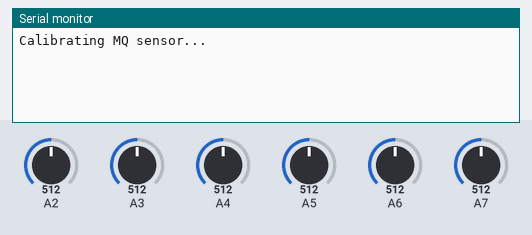
The sketch below on a simulated Arduino Uno, built with avr-gcc and run on an emulated ATmega328P. Parts: the last lines printed to the serial monitor. The test bench sets the inputs (shaded band); at power-on: A2 = 512, A3 = 512, A4 = 512, A5 = 512, A6 = 512, A7 = 512.

Above: at 0.8 s.
0.9 s: A2 set to 716
At 3.6 s:
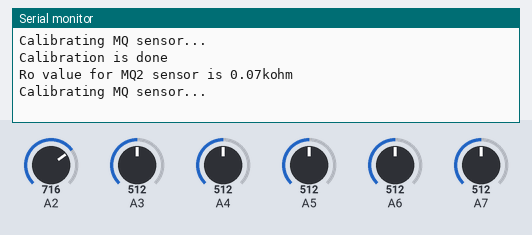
3.9 s: A3 set to 0
At 5.5 s:
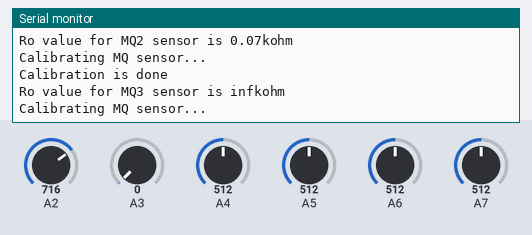
6.5 s: A4 set to 716
At 7.9 s:
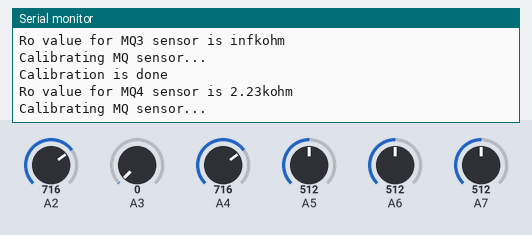
8.0 s: A5 set to 716
9.5 s: A5 set to 992
At 10.8 s:
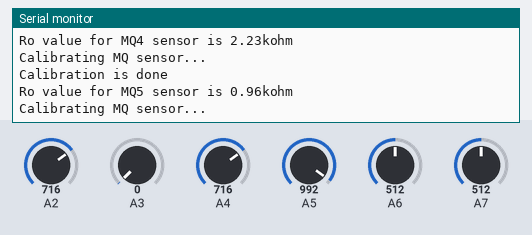
11.0 s: A6 set to 716
At 13.3 s:
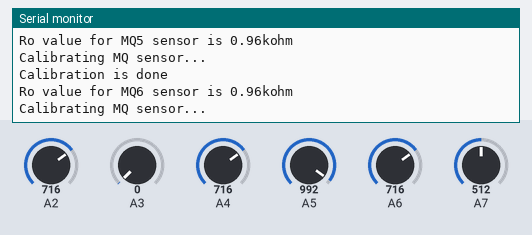
Timing chart, 0 to 13.5 s (numbered marks = the images above; inputs shaded):
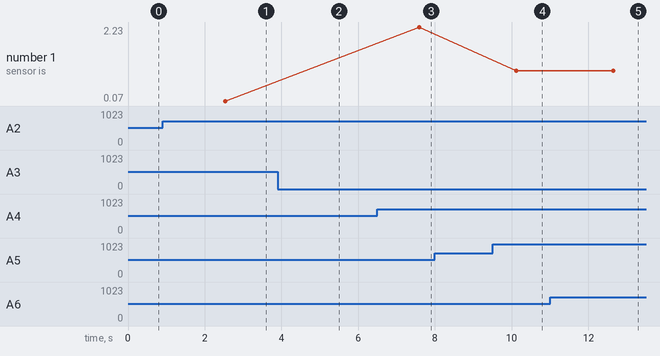

The sketch:

Gassensors_calibration.ino
```cpp
#define         MQ2                 2
#define         MQ3                 3
#define         MQ4                 4
#define         MQ5                 5
#define         MQ6                 6
#define         MQ7                 7
#define         MQ8                 8
#define         MQ9                 9
#define         MQ135               135

#define         RL_VALUE_MQ2                  1           //define the load resistance connected to the gas sensor on the board, in kilo ohms
#define         RO_CLEAN_AIR_FACTOR_MQ2       9.577       //RO_CLEAR_AIR_FACTOR=(Sensor resistance in clean air)/RO, which is extracted from the graph in datasheet

#define         RL_VALUE_MQ3                  12
#define         RO_CLEAN_AIR_FACTOR_MQ3       60.314

#define         RL_VALUE_MQ4                  13
#define         RO_CLEAN_AIR_FACTOR_MQ4       4.434

#define         RL_VALUE_MQ5                  14
#define         RO_CLEAN_AIR_FACTOR_MQ5       6.455

#define         RL_VALUE_MQ6                  15
#define         RO_CLEAN_AIR_FACTOR_MQ6       9.94

#define         RL_VALUE_MQ7                  16
#define         RO_CLEAN_AIR_FACTOR_MQ7       26.09

#define         RL_VALUE_MQ8                  17
#define         RO_CLEAN_AIR_FACTOR_MQ8       1

#define         RL_VALUE_MQ9                  18
#define         RO_CLEAN_AIR_FACTOR_MQ9       9.799

#define         RL_VALUE_MQ135                19
#define         RO_CLEAN_AIR_FACTOR_MQ135     3.59

#define         MQ2PIN                       (2)   //define which analog input channel you are going to use
#define         MQ3PIN                       (3)
#define         MQ4PIN                       (4)
#define         MQ5PIN                       (5)
#define         MQ6PIN                       (6)
#define         MQ7PIN                       (7)
#define         MQ8PIN                       (8)
#define         MQ9PIN                       (9)
#define         MQ135PIN                     (13)

#define         CALIBARAION_SAMPLE_TIMES     (50)    //define how many samples you are going to take in the calibration phase
#define         CALIBRATION_SAMPLE_INTERVAL  (50)     //define the time interal(in milisecond) between each samples in the cablibration phase

float               Ro = 0;                    //Ro is initialized to 0 kilo ohms
float               RL_VALUE, RO_CLEAN_AIR_FACTOR;

void setup() {
  Serial.begin(9600);                                   //UART setup, baudrate = 9600bps


  int Ro2 = MQCalibration(MQ2PIN,MQ2);                       //Calibrating the sensor. Please make sure the sensor is in clean air
                                                        //when you perform the calibration
  int Ro3 = MQCalibration(MQ3PIN,MQ3);

  int Ro4 = MQCalibration(MQ4PIN,MQ4);

  int Ro5 = MQCalibration(MQ5PIN,MQ5);

  int Ro6 = MQCalibration(MQ6PIN,MQ6);

  int Ro7 = MQCalibration(MQ7PIN,MQ7);

  int Ro8 = MQCalibration(MQ8PIN,MQ8);

  int Ro9 = MQCalibration(MQ9PIN,MQ9);

  int Ro135 = MQCalibration(MQ135PIN,MQ135);
}

void loop() {
  int Ro2 = MQCalibration(MQ2PIN,MQ2);                       //Calibrating the sensor. Please make sure the sensor is in clean air
                                                        //when you perform the calibration
  int Ro3 = MQCalibration(MQ3PIN,MQ3);

  int Ro4 = MQCalibration(MQ4PIN,MQ4);

  int Ro5 = MQCalibration(MQ5PIN,MQ5);

  int Ro6 = MQCalibration(MQ6PIN,MQ6);

  int Ro7 = MQCalibration(MQ7PIN,MQ7);

  int Ro8 = MQCalibration(MQ8PIN,MQ8);

  int Ro9 = MQCalibration(MQ9PIN,MQ9);

  int Ro135 = MQCalibration(MQ135PIN,MQ135);
}

  /****************** MQResistanceCalculation ****************************************
  Input:   raw_adc - raw value read from adc, which represents the voltage
  Output:  the calculated sensor resistance
  Remarks: The sensor and the load resistor forms a voltage divider. Given the voltage
         across the load resistor and its resistance, the resistance of the sensor
         could be derived.
************************************************************************************/
float MQResistanceCalculation(int raw_adc)
{
  return ( ((float)RL_VALUE * (1023 - raw_adc) / raw_adc));

}

/***************************** MQCalibration ****************************************
  Input:   mq_pin - analog channel
  Output:  Ro of the sensor
  Remarks: This function assumes that the sensor is in clean air. It uses
         MQResistanceCalculation to calculates the sensor resistance in clean air
         and then divides it with RO_CLEAN_AIR_FACTOR. RO_CLEAN_AIR_FACTOR is about
         9.577 for MQ2 sensor and differs slightly between different sensors.
************************************************************************************/
float MQCalibration(int mq_pin, int type)
{
  int i;
  float RS_AIR_val = 0, r0;

 switch (type) {
    case MQ2:
      {
        //mqgases = {0,1,2,3,4,5,6};
        RL_VALUE = RL_VALUE_MQ2;
        RO_CLEAN_AIR_FACTOR = RO_CLEAN_AIR_FACTOR_MQ2;
      }
      break;
    case MQ3:
      { RL_VALUE = RL_VALUE_MQ3;
        RO_CLEAN_AIR_FACTOR = RO_CLEAN_AIR_FACTOR_MQ3;
      }
      break;
    case MQ4:
      { RL_VALUE = RL_VALUE_MQ4;
        RO_CLEAN_AIR_FACTOR = RO_CLEAN_AIR_FACTOR_MQ4;
      }
      break;
    case MQ5:
      { RL_VALUE = RL_VALUE_MQ5;
        RO_CLEAN_AIR_FACTOR = RO_CLEAN_AIR_FACTOR_MQ5;
      }
      break;
    case MQ6:
      { RL_VALUE = RL_VALUE_MQ6;
        RO_CLEAN_AIR_FACTOR = RO_CLEAN_AIR_FACTOR_MQ6;
      }
      break;
    case MQ7:
      { RL_VALUE = RL_VALUE_MQ7;
        RO_CLEAN_AIR_FACTOR = RO_CLEAN_AIR_FACTOR_MQ7;
      }
      break;
    case MQ8:
      { RL_VALUE = RL_VALUE_MQ8;
        RO_CLEAN_AIR_FACTOR = RO_CLEAN_AIR_FACTOR_MQ8;
      }
      break;
    case MQ9:
      { RL_VALUE = RL_VALUE_MQ9;
        RO_CLEAN_AIR_FACTOR = RO_CLEAN_AIR_FACTOR_MQ9;
      }
      break;
    case MQ135:
      { RL_VALUE = RL_VALUE_MQ135;
        RO_CLEAN_AIR_FACTOR = RO_CLEAN_AIR_FACTOR_MQ135;
      }
      break;
      //default:
      //break;
  }

  Serial.println("Calibrating MQ sensor...");

  for (i = 0; i < CALIBARAION_SAMPLE_TIMES; i++) {              //take multiple samples
    RS_AIR_val += MQResistanceCalculation(analogRead(mq_pin));
    delay(CALIBRATION_SAMPLE_INTERVAL);
  }

  RS_AIR_val = RS_AIR_val / CALIBARAION_SAMPLE_TIMES;           //calculate the average value

  r0 = RS_AIR_val / RO_CLEAN_AIR_FACTOR;                        //RS_AIR_val divided by RO_CLEAN_AIR_FACTOR yields the Ro
                                                                //according to the chart in the datasheet
  Serial.println("Calibration is done");
  Serial.print("Ro value for MQ");
  Serial.print(type);
  Serial.print(" sensor is ");
  Serial.print(r0);
  Serial.println("kohm\n");
  //Serial.print(F("r0 value"));
  //Serial.println(r0);

  return r0;
}
```

Measured:
- after the input at 0.9 s, the serial monitor: prints a new line after 1.6 s (image 1)
- after the input at 3.9 s, the serial monitor: prints a new line after 1.2 s (image 2)
- after the input at 6.5 s, the serial monitor: prints a new line after 1.1 s (image 3)
- after the input at 9.5 s, the serial monitor: prints a new line after 0.62 s (image 4)
- after the input at 11.0 s, the serial monitor: prints a new line after 1.6 s (image 5)
- plotted number 1: 0.07 → 2.23 after the input at 6.5 s, 2.23 → 0.96 after the input at 9.5 s
